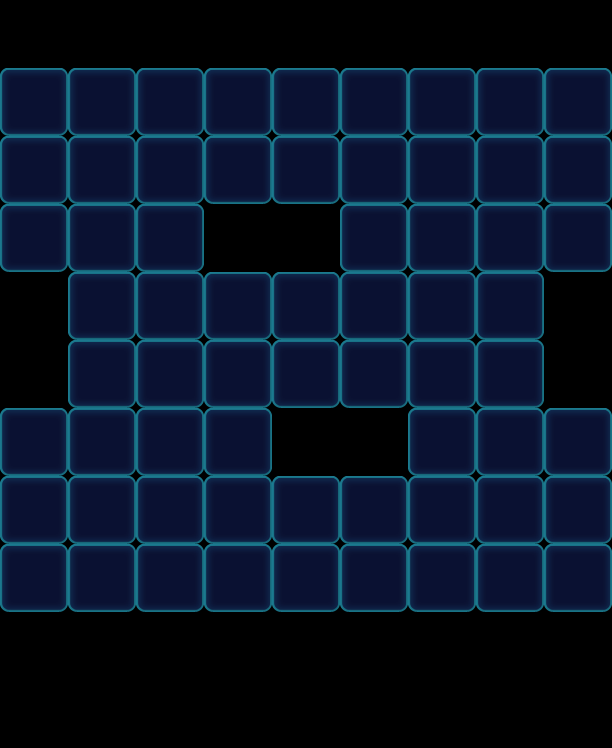

The image is a tile-based game level rendered from a .tmx file. Its description and source (layers, tilesets, objects; grid data summarised) follow:
An orthogonal 9x11 tile map with 68x68 px tiles, 1 tile layer (Valid), 2 tilesets and 19 objects (11x Factory_Normal, 8x Boss).

<map version="1.0" orientation="orthogonal" width="9" height="11" tilewidth="68" tileheight="68">
 <tileset firstgid="1" name="game_grid1" tilewidth="68" tileheight="68">
  <image source="game_grid1.png" width="68" height="68" />
 </tileset>
 <tileset firstgid="2" name="map" tilewidth="68" tileheight="68">
  <image source="map.png" width="1024" height="1024" />
 </tileset>
 <layer name="Valid" width="9" height="11">
  <data>[99 cells, 64 non-empty, 1 distinct tile ids]</data>
 </layer>
 <objectgroup name="BottomObj" width="9" height="11" />
 <objectgroup name="MiddleObj" width="9" height="11" />
 <objectgroup color="#000000" name="TopObj" width="9" height="11">
  <object name="10" type="Boss" x="204" y="68" width="68" height="68">
   <properties>
    <property name="BossName" value="ColorRight" />
    <property name="BossType" value="ColorBoss" />
    <property name="BossTypeConfig" value="Blue,Green,Pink,Purple,Orange" />
   </properties>
  </object>
  <object name="10" type="Boss" x="272" y="476" width="68" height="68">
   <properties>
    <property name="BossName" value="ColorLeft" />
    <property name="BossType" value="ColorBoss" />
    <property name="BossTypeConfig" value="Blue,Green,Pink,Purple,Orange" />
   </properties>
  </object>
  <object name="10" type="Factory_Normal" x="0" y="0" width="68" height="68">
   <properties>
    <property name="FactoryColorsConfig" value="Blue,Green,Pink,Purple,Orange" />
   </properties>
  </object>
  <object name="10" type="Factory_Normal" x="68" y="0" width="68" height="68">
   <properties>
    <property name="FactoryColorsConfig" value="Blue,Green,Pink,Purple,Orange" />
   </properties>
  </object>
  <object name="10" type="Factory_Normal" x="136" y="0" width="68" height="68">
   <properties>
    <property name="FactoryColorsConfig" value="Blue,Green,Pink,Purple,Orange" />
   </properties>
  </object>
  <object name="10" type="Factory_Normal" x="340" y="0" width="68" height="68">
   <properties>
    <property name="FactoryColorsConfig" value="Blue,Green,Pink,Purple,Orange" />
   </properties>
  </object>
  <object name="10" type="Factory_Normal" x="408" y="0" width="68" height="68">
   <properties>
    <property name="FactoryColorsConfig" value="Blue,Green,Pink,Purple,Orange" />
   </properties>
  </object>
  <object name="10" type="Factory_Normal" x="476" y="0" width="68" height="68">
   <properties>
    <property name="FactoryColorsConfig" value="Blue,Green,Pink,Purple,Orange" />
   </properties>
  </object>
  <object name="10" type="Factory_Normal" x="544" y="0" width="68" height="68">
   <properties>
    <property name="FactoryColorsConfig" value="Blue,Green,Pink,Purple,Orange" />
   </properties>
  </object>
  <object name="10" type="Boss" x="272" y="68" width="68" height="68">
   <properties>
    <property name="BossName" value="ColorRight" />
    <property name="BossType" value="ColorBoss" />
    <property name="BossTypeConfig" value="Blue,Green,Pink,Purple,Orange" />
   </properties>
  </object>
  <object name="10" type="Boss" x="204" y="136" width="68" height="68">
   <properties>
    <property name="BossName" value="ColorRight" />
    <property name="BossType" value="ColorBoss" />
    <property name="BossTypeConfig" value="Blue,Green,Pink,Purple,Orange" />
   </properties>
  </object>
  <object name="10" type="Boss" x="272" y="136" width="68" height="68">
   <properties>
    <property name="BossName" value="ColorRight" />
    <property name="BossType" value="ColorBoss" />
    <property name="BossTypeConfig" value="Blue,Green,Pink,Purple,Orange" />
   </properties>
  </object>
  <object name="10" type="Boss" x="340" y="476" width="68" height="68">
   <properties>
    <property name="BossName" value="ColorLeft" />
    <property name="BossType" value="ColorBoss" />
    <property name="BossTypeConfig" value="Blue,Green,Pink,Purple,Orange" />
   </properties>
  </object>
  <object name="10" type="Boss" x="272" y="544" width="68" height="68">
   <properties>
    <property name="BossName" value="ColorLeft" />
    <property name="BossType" value="ColorBoss" />
    <property name="BossTypeConfig" value="Blue,Green,Pink,Purple,Orange" />
   </properties>
  </object>
  <object name="10" type="Boss" x="340" y="544" width="68" height="68">
   <properties>
    <property name="BossName" value="ColorLeft" />
    <property name="BossType" value="ColorBoss" />
    <property name="BossTypeConfig" value="Blue,Green,Pink,Purple,Orange" />
   </properties>
  </object>
  <object name="10" type="Factory_Normal" x="0" y="340" width="68" height="68">
   <properties>
    <property name="FactoryColorsConfig" value="Blue,Green,Pink,Purple,Orange" />
   </properties>
  </object>
  <object name="10" type="Factory_Normal" x="544" y="340" width="68" height="68">
   <properties>
    <property name="FactoryColorsConfig" value="Blue,Green,Pink,Purple,Orange" />
   </properties>
  </object>
  <object name="10" type="Factory_Normal" x="204" y="204" width="68" height="68">
   <properties>
    <property name="FactoryColorsConfig" value="Blue,Green,Pink,Purple,Orange" />
   </properties>
  </object>
  <object name="10" type="Factory_Normal" x="272" y="204" width="68" height="68">
   <properties>
    <property name="FactoryColorsConfig" value="Blue,Green,Pink,Purple,Orange" />
   </properties>
  </object>
 </objectgroup>
</map>
